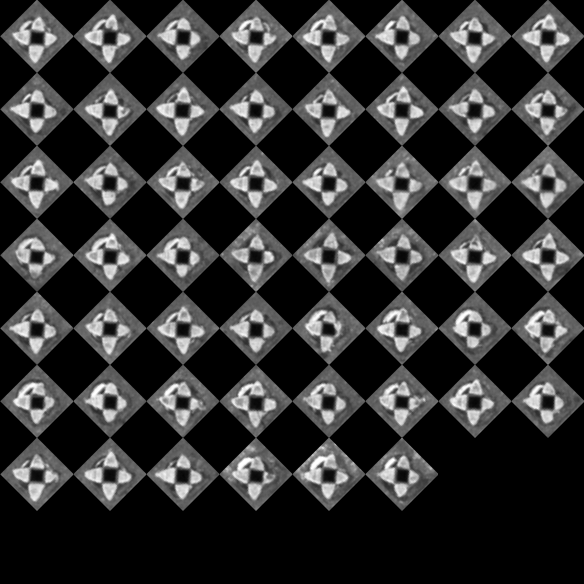
#> input picture Test/NG_merge.bmp, 584 x 584 px
$ python -i drawcontour.py   (imports and definitions only)   (older library calls are emulated)
#> lines starting #> are read from the running program, lines starting #| are printed output that depends on the picture; after the words box and inside, x2 and y2 are one past the last pixel; in counts of white or black regions, pixels touching at a corner belong together
#> further down, picture is the input picture: shape (584, 584, 3); min 0, max 255, mean 50.3
# 11/28 修改
# 重新改写 只添加花瓣相关函数
# 12/03 修改
# 绘制环轮廓

import cv2 as cv
import numpy as np
import openpyxl
import os


class Lemon(object):

    # [58 lines left out: functions readImage, holes_fitting, not called in this run]

    def rotate_bound(self, image, angle):
        # grab the dimensions of the image and then determine the
        # center
#> called with angle = 45
        (h, w) = image.shape[:2]
#> h = 584; w = 584
        (cX, cY) = (w // 2, h // 2)
#> cX = 292; cY = 292

        # grab the rotation matrix (applying the negative of the
        # angle to rotate clockwise), then grab the sine and cosine
        # (i.e., the rotation components of the matrix)
        M = cv.getRotationMatrix2D((cX, cY), -angle, 1.0)
        cos = np.abs(M[0, 0])
#> cos = 0.707
        sin = np.abs(M[0, 1])
#> sin = 0.707

        # compute the new bounding dimensions of the image
        nW = int((h * sin) + (w * cos))
#> nW = 825
        nH = int((h * cos) + (w * sin))
#> nH = 825

        # adjust the rotation matrix to take into account translation
        M[0, 2] += (nW / 2) - cX
        M[1, 2] += (nH / 2) - cY

        # perform the actual rotation and return the image
        return cv.warpAffine(image, M, (nW, nH))
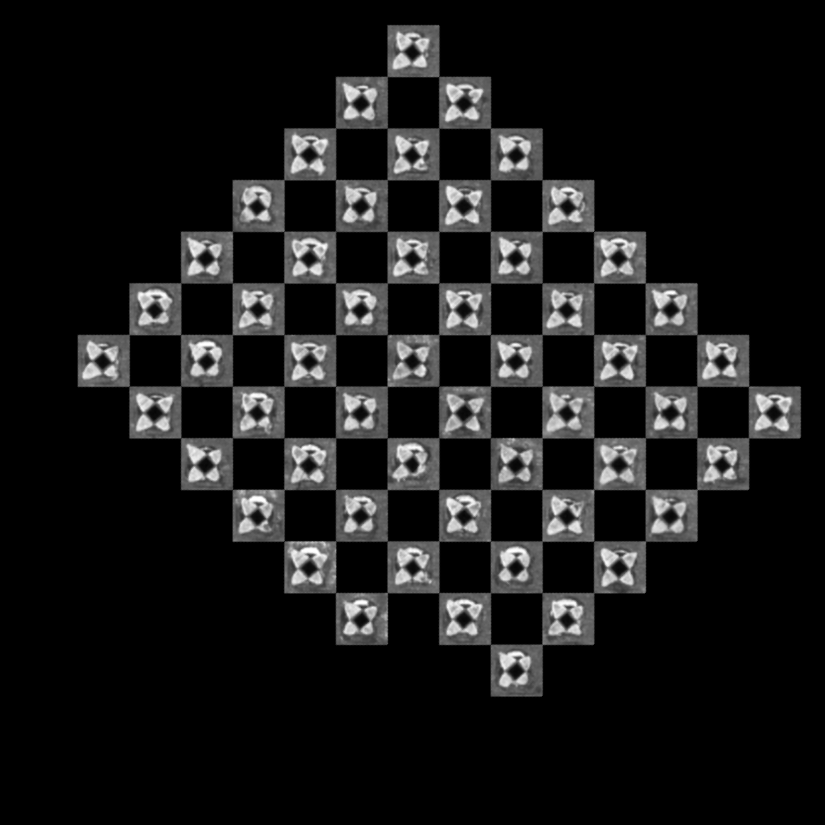
#> returned value: shape (825, 825, 3); min 0, max 255, mean 25.2

    # [19 lines left out: function pedalCheck, not called in this run]

    def rect_holes_fitting(self, img, ptMark=False):
        '''
        判定roi中心孔洞的四个角点
        :param img: 花瓣roi（非旋转）
        :return: 旋转后的图片，角点坐标，孔洞面积
        '''
        rotated = self.rotate_bound(img, 45)
        gray = cv.cvtColor(rotated, cv.COLOR_BGR2GRAY)

        retval, thre = cv.threshold(gray, 50, 255, cv.THRESH_BINARY)  # 阈值50
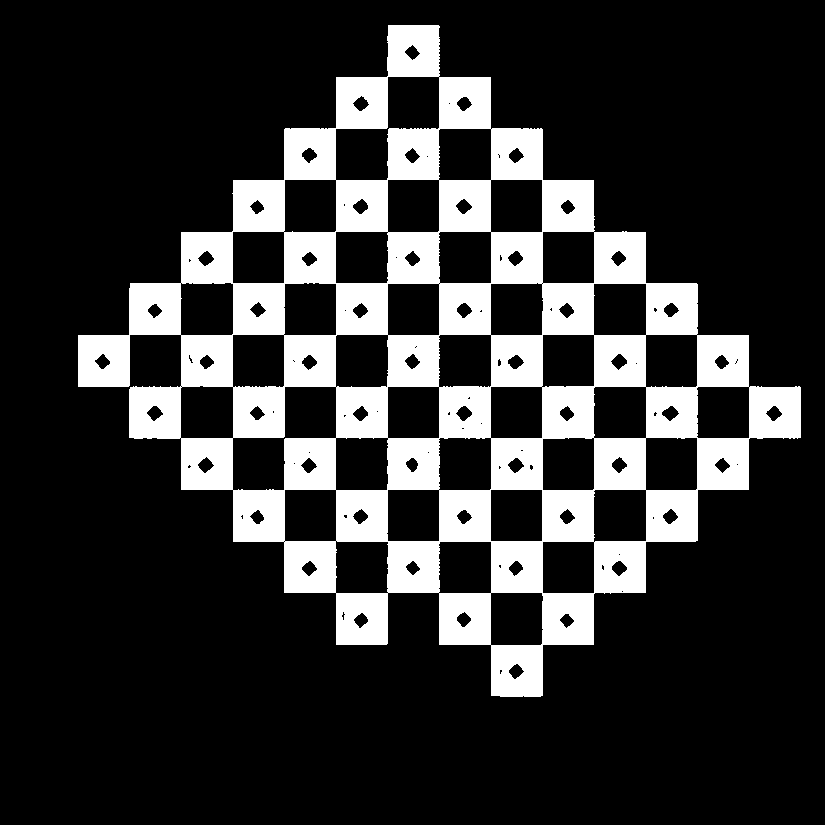
#> thre: shape (825, 825); 20.4% white; 1 white region
        _, contours, _ = cv.findContours(thre, cv.RETR_TREE, cv.CHAIN_APPROX_NONE)
#> contours = 143 contours, 49 with area under 20; largest, box (x1, y1, x2, y2) and area: (78, 25, 801, 697) 246820, (335, 76, 440, 181) 5464, (232, 386, 337, 491) 5453, (335, 334, 389, 388) 2777, (335, 437, 389, 491) 2772

        cnt_list = []
        for i in contours:
            cnt = {'contour': i, 'area': cv.contourArea(i)}
            cnt_list.append(cnt)
#> this loop made 143 passes
#> i on passes 9, 16, 20, 36, 37, 44, 45, 52, 56: [[621, 591], [622, 590], [623, 591], [622, 592]], [[618, 554], [619, 553], [620, 554], [619, 555]], [[283, 541], [284, 540], [285, 541], [284, 542]], [[736, 464], [737, 463], [738, 464], [737, 465]], [[293, 463], [294, 462], [295, 463], [294, 464]], [[427, 452], [428, 451], [429, 452], [428, 453]], [[308, 452], [309, 451], [310, 452], [309, 453]], [[480, 423], [481, 422], [482, 423], [481, 424]], [[376, 411], [377, 410], [378, 411], [377, 412]]
#> after the loop, cnt_list = 143 items
        cnt_list.sort(key=lambda x: x['area'], reverse=True)
        cnt_list.pop(0)

        # 孔洞面积
        hole_area = cnt_list[0]['area']
#> hole_area = 5463.5
        rect = cv.minAreaRect(cnt_list[0]['contour'])
#> rect = ((387, 128), (145.7, 72.12), -45)
        box = cv.boxPoints(rect)
#> box = [[361, 205], [310, 154], [413, 51], [464, 102]]

        # 点排序
        # final_pts_list(左上，左下，右上，右下)
        pts_list = []
        corePts = []
        for i in range(box.shape[0]):
            pts_list.append((box[i][0], box[i][1]))
#> after the loop, pts_list = [(361, 205), (310, 154), (413, 51), (464, 102)]
        pts_list.sort(key=lambda x: x[0])
        corePts.append(pts_list.pop(0))
        corePts.append(pts_list.pop(0))
        corePts.sort(key=lambda x: x[1])
        pts_list.sort(key=lambda x: x[1])
        corePts.append(pts_list.pop(0))
        corePts.append(pts_list.pop(0))

        if ptMark == True:
            for i in corePts:
                cv.circle(rotated, i, 2, (0, 0, 255), -1)

        return rotated, corePts, hole_area

    # [100 lines left out: function segment, not called in this run]


# [11 lines of commented-out code are left out]
# [19 lines not run here, left out]

>>> import cv2
>>> picture = cv2.imread('../Test/NG_merge.bmp')
>>> result = Lemon().rect_holes_fitting(picture)
